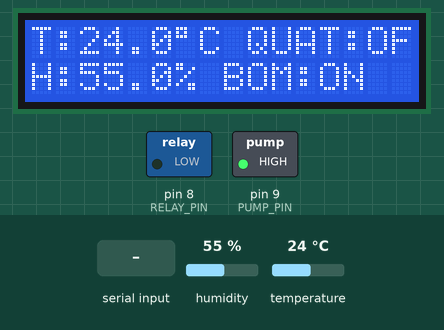
Recording of a sketch running on a simulated Arduino Uno, built with avr-gcc and run on an emulated ATmega328P. On the bench: 16×2 character LCD, switched loads named in the sketch (green lamp = pin HIGH). The test bench sets the inputs (shaded band); at power-on: temperature 24 °C, humidity 55 %. What the sketch prints to the serial monitor is not drawn.

Above: at 3.2 s.
3.3 s: temperature set to 21 °C
At 6.3 s:
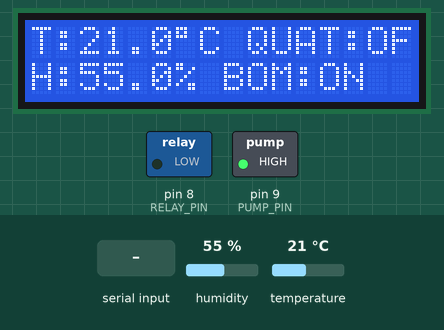
6.6 s: temperature set to 18 °C
At 8.5 s:
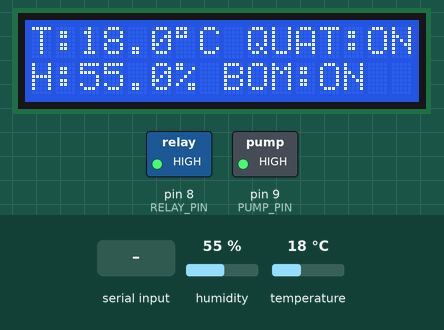
9.7 s: "PUMP:OFF\n" received over Serial
At 11.7 s:
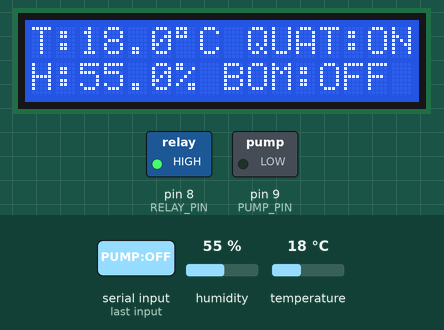
12.8 s: "FAN:OFF\n" received over Serial
At 14.9 s:
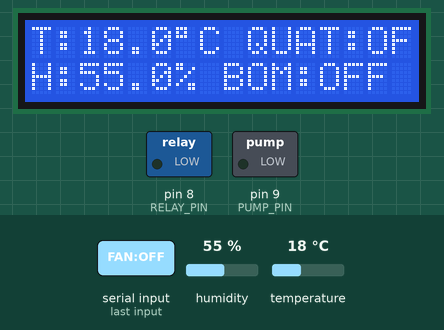
15.8 s: "PUMP:ON\n" received over Serial
At 18.1 s:
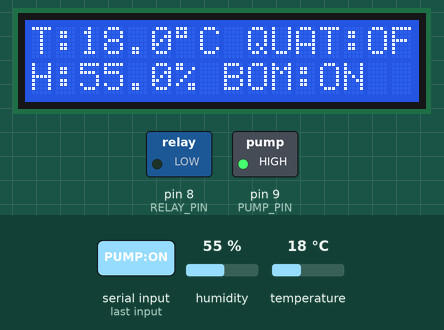
18.9 s: humidity set to 22 %
At 21.3 s:
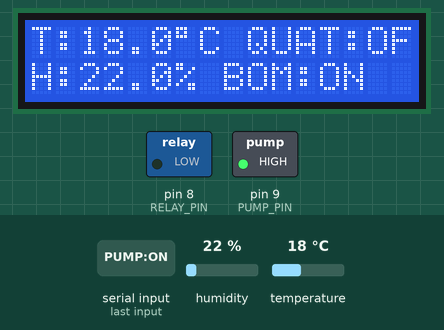
Timing chart, 0 to 22.8 s (numbered marks = the images above; inputs shaded):
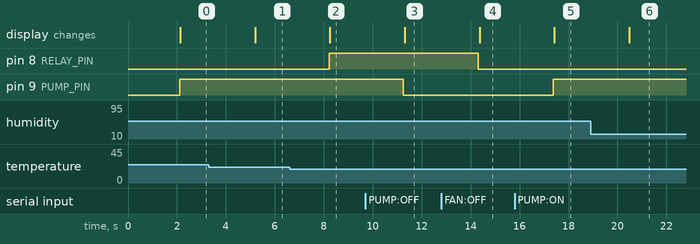

Measured:
- the behaviour switches between 20 and 19 °C on temperature (found by bisection; images 1 and 2)
- after the input at 3.3 s, the display: changes after 1.9 s (image 1)
- after the input at 6.6 s, pin 8 (RELAY_PIN): LOW → HIGH after 1.6 s; the display: changes after 1.7 s (image 2)
- after the input at 9.7 s, pin 9 (PUMP_PIN): HIGH → LOW after 1.6 s; the display: changes after 1.6 s (image 3)
- after the input at 12.8 s, pin 8 (RELAY_PIN): HIGH → LOW after 1.5 s; the display: changes after 1.6 s (image 4)
- after the input at 15.8 s, pin 9 (PUMP_PIN): LOW → HIGH after 1.6 s; the display: changes after 1.6 s (image 5)
- after the input at 18.9 s, the display: changes after 1.6 s (image 6)

The sketch:

sketch_mar9b.ino
```cpp
#include <Wire.h>
#include <LiquidCrystal_I2C.h>
#include "DHT.h"

#define DHTPIN         7
#define RELAY_PIN      8   // Quạt
#define PUMP_PIN       9   // Bơm
#define DHTTYPE        DHT11
#define TEMP_THRESHOLD 20.0
#define HUM_THRESHOLD  75.0

#define FAN_ON   HIGH
#define FAN_OFF  LOW

DHT dht(DHTPIN, DHTTYPE);
LiquidCrystal_I2C lcd(0x27, 16, 2);

bool fanState  = false;
bool pumpState = false;
bool fanManual  = false; // true = điều khiển tay, false = tự động
bool pumpManual = false;

// =====================================================
void setFan(bool on) {
  fanState = on;
  digitalWrite(RELAY_PIN, on ? FAN_ON : FAN_OFF);
}

void setPump(bool on) {
  pumpState = on;
  digitalWrite(PUMP_PIN, on ? FAN_ON : FAN_OFF);
}

void sendStatus(float t, float h) {
  Serial.print("{\"t\":");
  Serial.print(t, 1);
  Serial.print(",\"h\":");
  Serial.print(h, 1);
  Serial.print(",\"fan\":");
  Serial.print(fanState ? "true" : "false");
  Serial.print(",\"pump\":");
  Serial.print(pumpState ? "true" : "false");
  Serial.println("}");
}

// =====================================================
void setup() {
  Serial.begin(9600);
  pinMode(RELAY_PIN, OUTPUT);
  pinMode(PUMP_PIN, OUTPUT);
  setFan(false);
  setPump(false);

  lcd.init();
  lcd.backlight();
  lcd.setCursor(0, 0);
  lcd.print("  Khoi dong...  ");
  dht.begin();
  delay(2000);
  lcd.clear();
}

// =====================================================
void loop() {
  // ── Đọc lệnh từ Serial (từ Node.js) ──
  if (Serial.available() > 0) {
    String cmd = Serial.readStringUntil('\n');
    cmd.trim();
    if (cmd == "FAN:ON")   { fanManual  = true;  setFan(true);   }
    if (cmd == "FAN:OFF")  { fanManual  = true;  setFan(false);  }
    if (cmd == "PUMP:ON")  { pumpManual = true;  setPump(true);  }
    if (cmd == "PUMP:OFF") { pumpManual = true;  setPump(false); }
    if (cmd == "AUTO")     { fanManual  = false; pumpManual = false; }
  }

  // ── Đọc cảm biến ──
  float h = dht.readHumidity();
  float t = dht.readTemperature();

  if (isnan(h) || isnan(t)) {
    lcd.setCursor(0, 0);
    lcd.print("LOI cam bien!   ");
    lcd.setCursor(0, 1);
    lcd.print("Kiem tra DHT11  ");
    delay(2000);
    return;
  }

  // ── Điều khiển tự động (chỉ khi không ở chế độ tay) ──
  if (!fanManual) {
    setFan(t < TEMP_THRESHOLD);
  }
  if (!pumpManual) {
    setPump(h < HUM_THRESHOLD);
  }

  // ── Gửi JSON lên Node.js ──
  sendStatus(t, h);

  // ── LCD ──
  lcd.setCursor(0, 0);
  lcd.print("T:");
  lcd.print(t, 1);
  lcd.print((char)223);
  lcd.print("C ");
  lcd.print(fanState ? "QUAT:ON " : "QUAT:OFF");

  lcd.setCursor(0, 1);
  lcd.print("H:");
  lcd.print(h, 1);
  lcd.print("% ");
  lcd.print(pumpState ? "BOM:ON  " : "BOM:OFF ");

  delay(3000);
}
```
